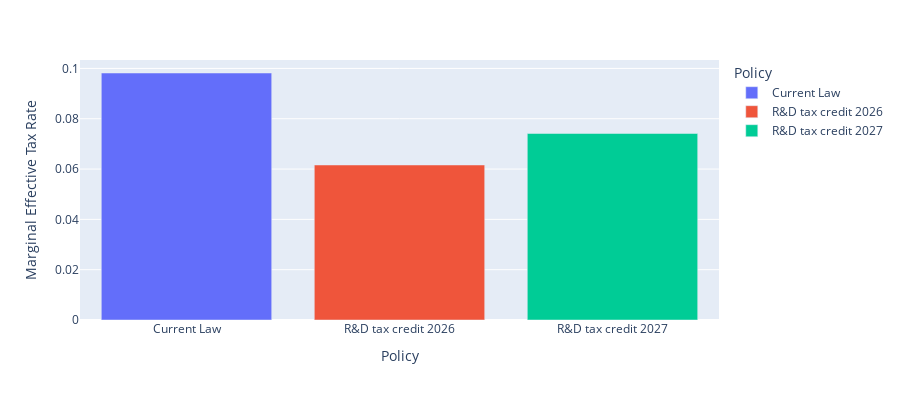

The cell this chart's notebook holds for it:
### Code cell
# Plot Figure 1: Effect of Full R&D expensing deductibility in 2026 on Business
# Incentives to Invest
fig1 = px.bar(
    df[(df["output_var"]=="metr") & (df["asset_type"]=="machines")],
    x="Policy", y="value", color='Policy',
    labels={'value':'Marginal Effective Tax Rate'}, height=400
)
fig1.show()

### Figure 1 — Plotly figure (JSON) as saved in the notebook; plotly's stock layout.template omitted (floating-point values rounded to 4 significant figures)
{"data": [{"hovertemplate": "Policy=%{x}<br>Marginal Effective Tax Rate=%{y}<extra></extra>", "legendgroup": "Current Law", "marker": {"color": "#636efa", "pattern": {"shape": ""}}, "name": "Current Law", "orientation": "v", "showlegend": true, "textposition": "auto", "type": "bar", "x": ["Current Law"], "xaxis": "x", "y": [0.09818], "yaxis": "y"}, {"hovertemplate": "Policy=%{x}<br>Marginal Effective Tax Rate=%{y}<extra></extra>", "legendgroup": "R&D tax credit 2026", "marker": {"color": "#EF553B", "pattern": {"shape": ""}}, "name": "R&D tax credit 2026", "orientation": "v", "showlegend": true, "textposition": "auto", "type": "bar", "x": ["R&D tax credit 2026"], "xaxis": "x", "y": [0.06161], "yaxis": "y"}, {"hovertemplate": "Policy=%{x}<br>Marginal Effective Tax Rate=%{y}<extra></extra>", "legendgroup": "R&D tax credit 2027", "marker": {"color": "#00cc96", "pattern": {"shape": ""}}, "name": "R&D tax credit 2027", "orientation": "v", "showlegend": true, "textposition": "auto", "type": "bar", "x": ["R&D tax credit 2027"], "xaxis": "x", "y": [0.07413], "yaxis": "y"}], "layout": {"barmode": "relative", "height": 400, "legend": {"title": {"text": "Policy"}, "tracegroupgap": 0}, "margin": {"t": 60}, "xaxis": {"anchor": "y", "categoryarray": ["Current Law", "R&D tax credit 2026", "R&D tax credit 2027"], "categoryorder": "array", "domain": [0, 1], "title": {"text": "Policy"}}, "yaxis": {"anchor": "x", "domain": [0, 1], "title": {"text": "Marginal Effective Tax Rate"}}}}
